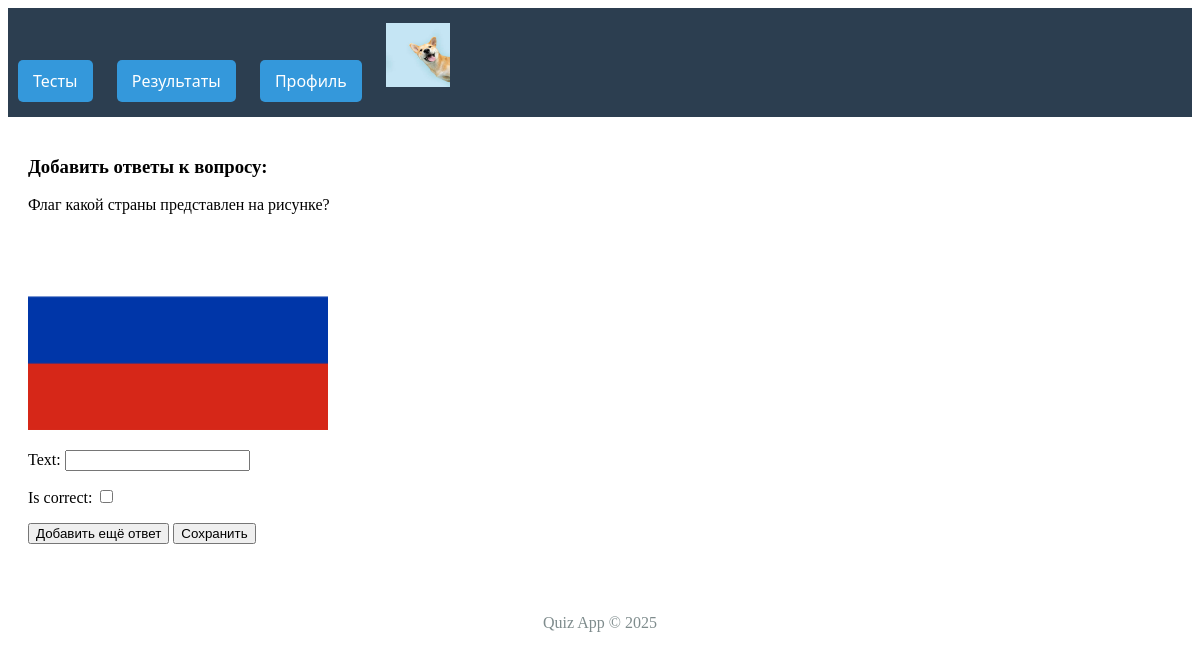
Page /quizzes/question/1/add-answers/ (signed in) on the committed database.
### users/models.py (models this page shows)
class User(AbstractUser):
    is_student = models.BooleanField(default=False)
    is_teacher = models.BooleanField(default=False)
    avatar = models.ImageField(upload_to='avatars/', blank=True)

### quizzes/models.py (models this page shows)
class Question(models.Model):
    quiz = models.ForeignKey(Quiz, on_delete=models.CASCADE)
    text = models.TextField(default='')
    image = models.ImageField(
        upload_to='questions/images/',
        blank=True,
        null=True,
        verbose_name="Изображение"
    )
    question_type = models.CharField(choices=[("MC", "Multiple Choice"), ("TXT", "Text Answer")], max_length=3)

### quizzes/views.py (the view)
# urls.py: path('question/<int:question_id>/add-answers/', views.add_answers, name='add_answers'),
@login_required
def add_answers(request, question_id):
    question = Question.objects.get(id=question_id)
    if request.method == 'POST':
        answer_form = AnswerForm(request.POST)
        if answer_form.is_valid():
            answer = answer_form.save(commit=False)
            answer.question = question
            answer.save()
            if 'add_more' in request.POST:
                return redirect('add_answers', question_id=question.id)
            return redirect('add_questions', quiz_id=question.quiz.id)
    else:
        answer_form = AnswerForm()
    return render(request, 'quizzes/add_answers.html', {
        'question': question,
        'form': answer_form
    })

### quizzes/forms.py
class AnswerForm(forms.ModelForm):
    class Meta:
        model = Answer
        fields = ['text', 'is_correct']

### quiz_project/templates/quizzes/add_answers.html (shortened to what this page needs)
{% extends 'base.html' %}
{% block content %}
<div class="container mt-4">
    <h3>Добавить ответы к вопросу:</h3>
    <p>{{ question.text }}</p>
    {% if question.image %}
        <img src="{{ question.image.url }}"  style="max-height: 200px;" >
    {% endif %}
    <form method="post">
        {{ form.as_p }}
        <button type="submit" name="add_more" class="btn btn-info">Добавить ещё ответ</button>
        <button type="submit" class="btn btn-primary">Сохранить</button>
    </form>
</div>
{% endblock %}

### quiz_project/templates/base.html (shortened to what this page needs)
<!DOCTYPE html>
<html lang="ru">
<head>
</head>
<head>
</head>
<body>
    <header>
        <nav>
            <div>
                <a><span>Тесты</span></a>
            </div>
            <div>
                <a><span>Результаты</span></a>
            </div>
            <div>
                <a><span>Профиль</span></a>
            </div>
            <div>
                {% if user.avatar %}
                            <img src="{{ user.avatar.url }}"
                            alt="Аватар"
                            width="64"
                            height="64"
                            class="rounded-circle me-2">
                        {% endif %}
            </div>
        </nav>
    </header>
    <div class="content">
        {% block content %}{% endblock %}
    </div>
    <footer style="text-align: center; margin-top: 50px; color: #7f8c8d;">
        <p>Quiz App © {% now "Y" %}</p>
    </footer>
</body>
</html>

### quiz_project/templates/base.html (style rules this page uses)
nav { background: #2c3e50; padding: 15px 0; font-family: 'Segoe UI', Tahoma, Geneva, Verdana, sans-serif; }
nav > div { display: inline-block; position: relative; margin: 0 10px; }
nav a { color: white; text-decoration: none; padding: 10px 15px; display: block; }
nav > div > a { background: #3498db; border-radius: 5px; transition: all 0.3s; }
.content { padding: 20px; }

### rows in the picture
User: avatar (picture)
Question: text "Флаг какой страны представлен на рисунке?", image (picture)
